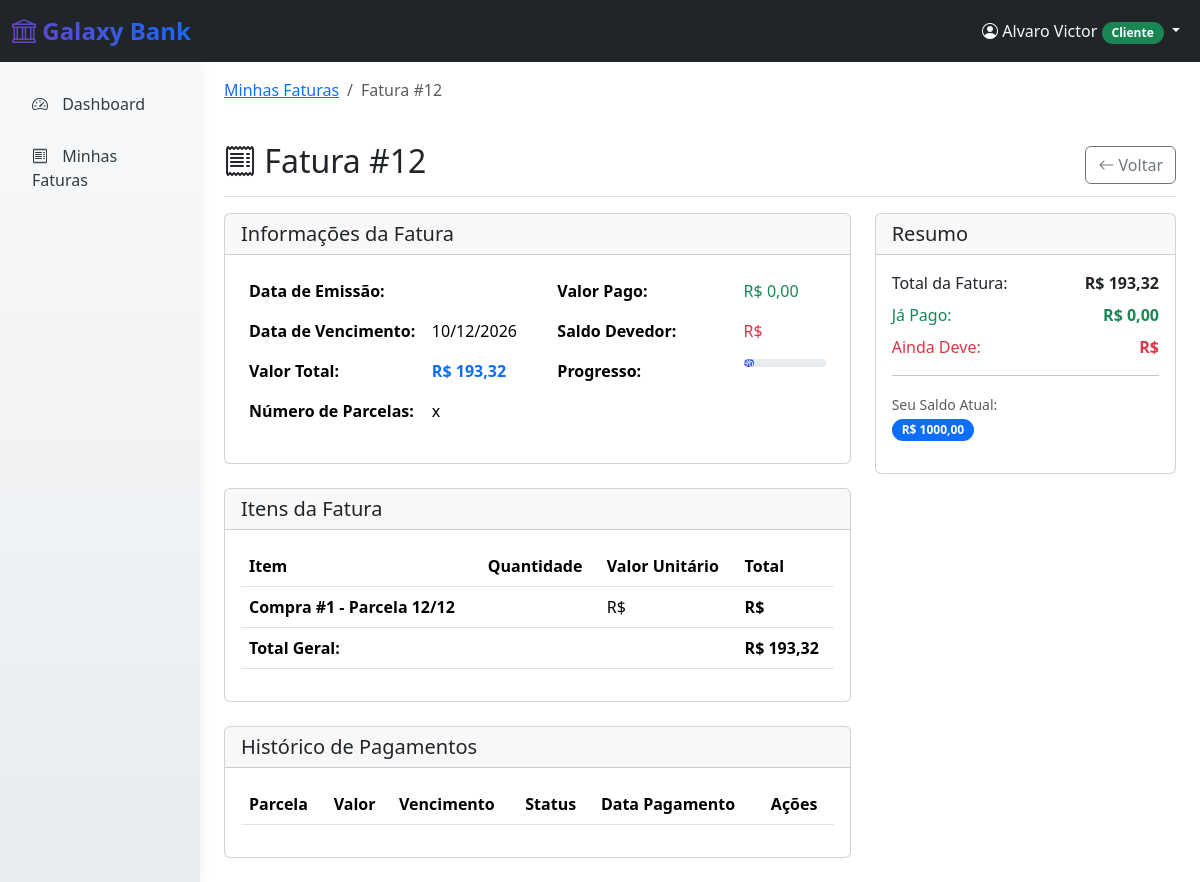
The page /faturas/fatura/12/ (signed in) on the database its author committed.
### usuarios/models.py (models this page shows, shortened)
class Usuario(AbstractUser):
    TIPO_USUARIO_CHOICES = [
        ('cliente', 'Cliente'),
        ('gerente', 'Gerente'),
    ]
    tipo_usuario = models.CharField(
        max_length=10,
        choices=TIPO_USUARIO_CHOICES,
        default='cliente'
    )
    telefone = models.CharField(
        max_length=15,
        blank=True,
        null=True,
        validators=[RegexValidator(r'^\+?1?\d{9,15}$')]
    )

class Cliente(models.Model):
    usuario = models.OneToOneField(Usuario, on_delete=models.CASCADE, primary_key=True)
    cpf = models.CharField(
        max_length=11,
        unique=True,
        validators=[RegexValidator(r'^\d{11}$', message='CPF deve conter 11 dígitos')]
    )
    score_pontos = models.IntegerField(default=0)
    saldo = models.DecimalField(max_digits=10, decimal_places=2, default=1000.00)
    limite_credito = models.DecimalField(max_digits=10, decimal_places=2, default=0.00)
    limite_credito_aprovado = models.BooleanField(default=False)
    data_cadastro = models.DateTimeField(auto_now_add=True)
    class Meta:
        verbose_name = 'Cliente'
        verbose_name_plural = 'Clientes'

### faturas/models.py (models this page shows, shortened)
class Fatura(models.Model):
    STATUS_CHOICES = [
        ('aberta', 'Aberta'),
        ('fechada', 'Fechada'),
        ('paga', 'Paga'),
        ('vencida', 'Vencida'),
        ('cancelada', 'Cancelada'),
    ]
    cliente = models.ForeignKey(Cliente, on_delete=models.CASCADE, related_name='faturas')
    mes_referencia = models.DateField()  # Primeiro dia do mês de referência
    data_vencimento = models.DateField()
    valor_total = models.DecimalField(max_digits=10, decimal_places=2, default=0)
    valor_pago = models.DecimalField(max_digits=10, decimal_places=2, default=0)
    status = models.CharField(max_length=15, choices=STATUS_CHOICES, default='aberta')
    data_pagamento = models.DateTimeField(null=True, blank=True)
    juros_mora = models.DecimalField(max_digits=10, decimal_places=2, default=0)
    data_criacao = models.DateTimeField(auto_now_add=True)
    data_atualizacao = models.DateTimeField(auto_now=True)
    class Meta:
        verbose_name = 'Fatura'
        verbose_name_plural = 'Faturas'
        unique_together = ['cliente', 'mes_referencia']
        ordering = ['-mes_referencia']
    @property
    def esta_vencida(self):
        return date.today() > self.data_vencimento and self.status != 'paga'

class ItemFatura(models.Model):
    fatura = models.ForeignKey(Fatura, on_delete=models.CASCADE, related_name='itens')
    compra = models.ForeignKey('loja.Compra', on_delete=models.CASCADE)
    parcela_numero = models.IntegerField(default=1)  # Número da parcela (1, 2, 3...)
    parcela_total = models.IntegerField(default=1)   # Total de parcelas
    valor_parcela = models.DecimalField(max_digits=10, decimal_places=2)
    descricao = models.CharField(max_length=200)
    data_inclusao = models.DateTimeField(auto_now_add=True)
    class Meta:
        verbose_name = 'Item da Fatura'
        verbose_name_plural = 'Itens da Fatura'

### faturas/views.py (the view)
# urls.py: path('fatura/<int:fatura_id>/', views.detalhes_fatura, name='detalhes_fatura'),
@login_required
def detalhes_fatura(request, fatura_id):
    if request.user.tipo_usuario != 'cliente':
        messages.error(request, 'Apenas clientes podem ver faturas.')
        return redirect('usuarios:home_redirect')
    try:
        cliente = Cliente.objects.get(usuario=request.user)
        fatura = get_object_or_404(Fatura, id=fatura_id, cliente=cliente)
        if fatura.esta_vencida:
            fatura.calcular_juros_mora()
        itens = fatura.itens.all()
        pagamentos = fatura.pagamentos.all()
        context = {
            'fatura': fatura,
            'itens': itens,
            'pagamentos': pagamentos,
            'cliente': cliente,
        }
        return render(request, 'faturas/detalhes_fatura.html', context)
    except Cliente.DoesNotExist:
        messages.error(request, 'Perfil de cliente não encontrado.')
        return redirect('usuarios:home_redirect')

### faturas/templates/faturas/detalhes_fatura.html (shortened to what this page needs)
{% extends "usuarios/base.html" %}
{% block content %}
<div class="container-fluid h-100">
    <div class="row h-100">
        <div class="col-md-3 col-lg-2 sidebar bg-dark">
            <div class="position-sticky pt-3">
                <ul class="nav flex-column">
                    <li class="nav-item">
                        <a class="nav-link" href="{% url 'usuarios:dashboard_cliente' %}">
                            <i class="bi bi-speedometer2"></i> Dashboard
                        </a>
                    </li>
                    <li class="nav-item">
                        <a class="nav-link" href="{% url 'faturas:minhas_faturas' %}">
                            <i class="bi bi-receipt"></i> Minhas Faturas
                        </a>
                    </li>
                </ul>
            </div>
        </div>
        <main class="col-md-9 ms-sm-auto col-lg-10 px-md-4">
            <div class="pt-3 pb-2 mb-3">
                <nav aria-label="breadcrumb">
                    <ol class="breadcrumb">
                        <li class="breadcrumb-item"><a href="{% url 'faturas:minhas_faturas' %}">Minhas Faturas</a></li>
                        <li class="breadcrumb-item active">Fatura #{{ fatura.id }}</li>
                    </ol>
                </nav>
            </div>
            <div class="d-flex justify-content-between flex-wrap flex-md-nowrap align-items-center pb-2 mb-3 border-bottom">
                <h1 class="h2">
                    <i class="bi bi-receipt"></i> Fatura #{{ fatura.id }}
                </h1>
                <div class="btn-toolbar mb-2 mb-md-0">
                    <a href="{% url 'faturas:minhas_faturas' %}" class="btn btn-outline-secondary">
                        <i class="bi bi-arrow-left"></i> Voltar
                    </a>
                </div>
            </div>
            <div class="row">
                <div class="col-lg-8 mb-4">
                    <div class="card">
                        <div class="card-header d-flex justify-content-between align-items-center">
                            <h5 class="mb-0">Informações da Fatura</h5>
                        </div>
                        <div class="card-body">
                            <div class="row">
                                <div class="col-md-6">
                                    <table class="table table-borderless">
                                        <tr>
                                            <td><strong>Data de Emissão:</strong></td>
                                            <td>{{ fatura.data_emissao|date:"d/m/Y" }}</td>
                                        </tr>
                                        <tr>
                                            <td><strong>Data de Vencimento:</strong></td>
                                            <td>{{ fatura.data_vencimento|date:"d/m/Y" }}</td>
                                        </tr>
                                        <tr>
                                            <td><strong>Valor Total:</strong></td>
                                            <td><strong class="text-primary">R$ {{ fatura.valor_total|floatformat:2 }}</strong></td>
                                        </tr>
                                        <tr>
                                            <td><strong>Número de Parcelas:</strong></td>
                                            <td>{{ fatura.numero_parcelas }}x</td>
                                        </tr>
                                    </table>
                                </div>
                                <div class="col-md-6">
                                    <table class="table table-borderless">
                                        <tr>
                                            <td><strong>Valor Pago:</strong></td>
                                            <td><span class="text-success">R$ {{ fatura.valor_pago|floatformat:2 }}</span></td>
                                        </tr>
                                        <tr>
                                            <td><strong>Saldo Devedor:</strong></td>
                                            <td><span class="text-danger">R$ {{ fatura.saldo_devedor|floatformat:2 }}</span></td>
                                        </tr>
                                        <tr>
                                            <td><strong>Progresso:</strong></td>
                                            <td>
                                                <div class="progress">
                                                    <div class="progress-bar {% if fatura.percentual_pago == 100 %}bg-success{% elif fatura.percentual_pago > 0 %}bg-warning{% else %}bg-danger{% endif %}"
                                                         style="width: {{ fatura.percentual_pago }}%">
                                                        {{ fatura.percentual_pago|floatformat:1 }}%
                                                    </div>
                                                </div>
                                            </td>
                                        </tr>
                                    </table>
                                </div>
                            </div>
                        </div>
                    </div>
                    {% if fatura.itens.exists %}
                    <div class="card mt-4">
                        <div class="card-header">
                            <h5 class="mb-0">Itens da Fatura</h5>
                        </div>
                        <div class="card-body">
                            <div class="table-responsive">
                                <table class="table">
                                    <thead>
                                        <tr>
                                            <th>Item</th>
                                            <th>Quantidade</th>
                                            <th>Valor Unitário</th>
                                            <th>Total</th>
                                        </tr>
                                    </thead>
                                    <tbody>
                                        {% for item in fatura.itens.all %}
                                        <tr>
                                            <td>
                                                <div class="d-flex align-items-center">
                                                    <div>
                                                        <div class="fw-bold">{{ item.descricao }}</div>
                                                    </div>
                                                </div>
                                            </td>
                                            <td>{{ item.quantidade }}</td>
                                            <td>R$ {{ item.valor_unitario|floatformat:2 }}</td>
                                            <td><strong>R$ {{ item.valor_total|floatformat:2 }}</strong></td>
                                        </tr>
                                        {% endfor %}
                                    </tbody>
                                    <tfoot>
                                        <tr>
                                            <th colspan="3">Total Geral:</th>
                                            <th>R$ {{ fatura.valor_total|floatformat:2 }}</th>
                                        </tr>
                                    </tfoot>
                                </table>
                            </div>
                        </div>
                    </div>
                    {% endif %}
                    <div class="card mt-4">
                        <div class="card-header">
                            <h5 class="mb-0">Histórico de Pagamentos</h5>
                        </div>
                        <div class="card-body">
                            <div class="table-responsive">
                                <table class="table">
                                    <thead>
                                        <tr>
                                            <th>Parcela</th>
                                            <th>Valor</th>
                                            <th>Vencimento</th>
                                            <th>Status</th>
                                            <th>Data Pagamento</th>
                                            <th>Ações</th>
                                        </tr>
                                    </thead>
                                </table>
                            </div>
                        </div>
                    </div>
                </div>
                <div class="col-lg-4 mb-4">
                    <div class="card">
                        <div class="card-header">
                            <h5 class="mb-0">Resumo</h5>
                        </div>
                        <div class="card-body">
                            <div class="d-flex justify-content-between mb-2">
                                <span>Total da Fatura:</span>
                                <strong>R$ {{ fatura.valor_total|floatformat:2 }}</strong>
                            </div>
                            <div class="d-flex justify-content-between mb-2 text-success">
                                <span>Já Pago:</span>
                                <strong>R$ {{ fatura.valor_pago|floatformat:2 }}</strong>
                            </div>
                            <div class="d-flex justify-content-between mb-3 text-danger">
                                <span>Ainda Deve:</span>
                                <strong>R$ {{ fatura.saldo_devedor|floatformat:2 }}</strong>
                            </div>
                            <hr>
                            <div class="mb-3">
                                <small class="text-muted">Seu Saldo Atual:</small><br>
                                <span class="badge bg-primary">R$ {{ user.cliente.saldo|floatformat:2 }}</span>
                            </div>
                        </div>
                    </div>
                </div>
            </div>
        </main>
    </div>
</div>
{% endblock %}

### usuarios/templates/usuarios/base.html (shortened to what this page needs)
<!DOCTYPE html>
<html lang="pt-br">
<head>
    <link href="https://cdn.jsdelivr.net/npm/bootstrap@5.3.2/dist/css/bootstrap.min.css" rel="stylesheet">
    <link href="https://cdn.jsdelivr.net/npm/bootstrap-icons@1.11.1/font/bootstrap-icons.css" rel="stylesheet">
    {% load static %}
    <link href="{% static 'css/galaxy-bank.css' %}" rel="stylesheet">
</head>
<body>
    <nav class="navbar navbar-expand-lg navbar-dark bg-dark">
        <div class="container-fluid">
            <a class="navbar-brand bg-galaxy-gradient" href="/" style="-webkit-background-clip: text; -webkit-text-fill-color: transparent; background-clip: text;">
                <i class="bi bi-bank"></i> Galaxy Bank
            </a>
            {% if user.is_authenticated %}
            <div class="navbar-nav ms-auto">
                <div class="nav-item dropdown">
                    <a class="nav-link dropdown-toggle text-light" href="#" role="button" data-bs-toggle="dropdown">
                        <i class="bi bi-person-circle"></i>
                        {{ user.first_name|default:user.username }}
                        {% if user.tipo_usuario == 'cliente' %}
                            <span class="badge bg-success">{{ user.get_tipo_usuario_display }}</span>
                        {% elif user.tipo_usuario == 'gerente' %}
                            <span class="badge bg-warning">{{ user.get_tipo_usuario_display }}</span>
                        {% else %}
                            <span class="badge bg-info">{{ user.get_tipo_usuario_display }}</span>
                        {% endif %}
                    </a>
                </div>
            </div>
            {% endif %}
        </div>
    </nav>
    <div class="container-fluid p-0">
        {% block content %}{% endblock %}
    </div>
</body>
</html>

### rows shown on the page
Usuario: first_name "Alvaro Victor", tipo_usuario "Cliente", cliente.saldo "1000,00"
Fatura: id "12", data_vencimento "10/12/2026", valor_total "193,32", valor_pago "0,00"
ItemFatura: descricao "Compra #1 - Parcela 12/12"
